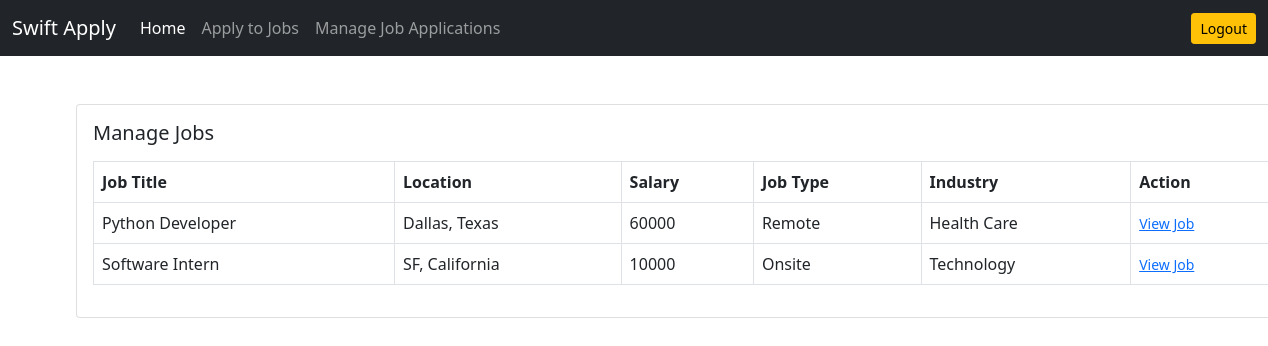
Screenshot of /job/applied-jobs/ (signed in) with the database file from the repository.
### job/models.py (models this page shows, shortened)
class ApplyJob (models.Model):
    status_choices = (
        ('Accepted', 'Accepted'),
        ('Declined', 'Declined'),
        ('Pending', 'Pending')
    )
    user = models.ForeignKey(User, on_delete=models.CASCADE)
    job = models.ForeignKey(Job, on_delete=models.CASCADE)
    timestamp = models.DateTimeField(auto_now_add=True)
    status = models.CharField(max_length=20, choices=status_choices)

class Job(models.Model):
    job_type_choices = (
        ('Remote', 'Remote'),
        ('Onsite', 'Onsite'),
        ('Hybrid', 'Hybrid')
    )
    user = models.ForeignKey(User, on_delete=models.CASCADE)
    company = models.ForeignKey(Company, on_delete=models.CASCADE)
    title = models.CharField(max_length=100)
    requirements = models.TextField()
    ideal_candidate = models.TextField()
    salary = models.PositiveIntegerField(default=60000)
    city = models.CharField(max_length=100)
    is_available = models.BooleanField(default=True)
    timestamp = models.DateTimeField(auto_now_add=True)
    industry = models.ForeignKey(Industry, on_delete=models.DO_NOTHING, null=True, blank=True)
    state = models.ForeignKey(State, on_delete=models.DO_NOTHING, null=True, blank=True)
    job_type = models.CharField(max_length=20, choices=job_type_choices, null=True, blank=True)

class State(models.Model):
    name = models.CharField(max_length=100)
    def __str__(self):
        return self.name

class Industry(models.Model):
    name = models.CharField(max_length=100)
    def __str__(self):
        return self.name

### job/views.py (the view)
# urls.py: path('applied-jobs/', views.applied_jobs, name='applied-jobs'),
def applied_jobs(request):
    jobs = ApplyJob.objects.filter(user=request.user)
    context = {
        'jobs': jobs
    }
    return render(request, 'job/applied_job.html', context)

### templates/job/applied_job.html
{% extends 'base.html' %}
{% block content %}
<div class="card mx-auto" style="width: 76rem;">
    <div class="card-body">
        <h5 class="card-title mb-3">Manage Jobs</h5>
        <table class="table table-bordered">
            <thead>
            <tr>
                <th scope="col">Job Title</th>
                <th scope="col">Location</th>
                <th scope="col">Salary</th>
                <th scope="col">Job Type</th>
                <th scope="col">Industry</th>
                <th scope="col">Action</th>
            </tr>
            </thead>
            <tbody>
            {% for job in jobs %}
            <tr>
                <td>{{job.job.title}}</td>
                <td>{{job.job.city}}, {{job.job.state}}</td>
                <td>{{job.job.salary}}</td>
                <td>{{job.job.job_type}}</td>
                <td>{{job.job.industry}}</td>
                <td><a href="{% url 'job-details' job.job.pk %}"><small>View Job</small></a></td>
            </tr>
            {% endfor %}
            </tbody>
        </table>
    </div>
</div>
{% endblock content %}

### rows the page displays
ApplyJob: job "Python Developer", job.city "Dallas", job.state "Texas", job.salary "60000", job.job_type "Remote", job.industry "Health Care"
ApplyJob: job "Software Intern", job.city "SF", job.state "California", job.salary "10000", job.job_type "Onsite", job.industry "Technology"
